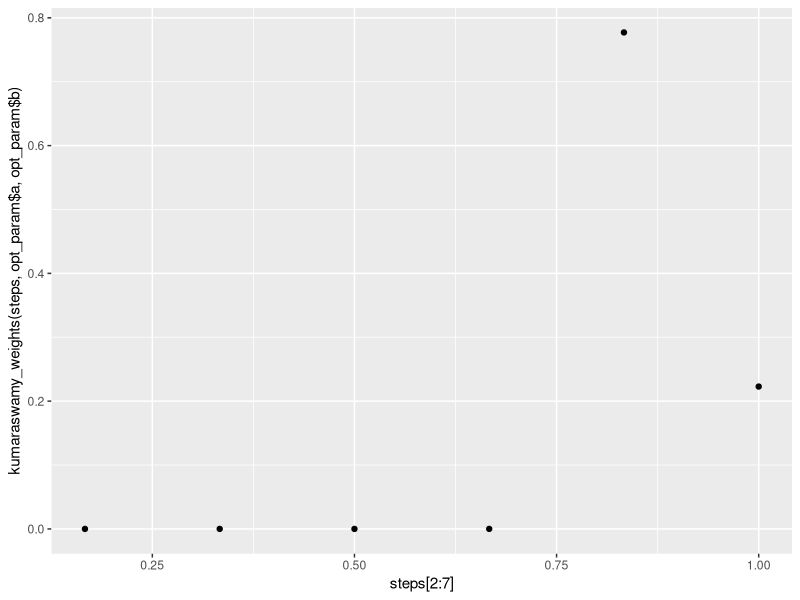

Write the R code that produced this figure. (Note: this script raises an error after producing the figure.)
library(tidyverse)
library(ggpubr)
library(ordinal)
library(optimx)
library(stats)
library(data.table)

rm(list = ls())

# functions
# Different classes of weighting functions ============================
kumaraswamy_weights <- function(steps, a, b){
  kum_weights <- rep(0, length(steps) - 1)
  for (i in 2:length(steps)){
    kum_weights[i-1] = (1 - steps[i-1]^a)^b - (1 - steps[i]^a)^b
  }
  return(kum_weights)
}

kum_par <- c(1,1, 0.6,1, 0.9,1, 1,0.5, 5,0.9, 0.5,0.5, 0.9,0.9, 5,5, 3,6, 2,6)
dim(kum_par) <- c(2, 10)
kum_par <- t(kum_par)
colnames(kum_par) <- c("a", "b")
kum_par <- kum_par[1, ]

steps <- c(0, 1/6, 2/6, 3/6, 4/6, 5/6, 6/6)

f_kum <- function(x, steps, a, b) {
  norm_vec <- t(replicate(nrow(x), kumaraswamy_weights(steps, a, b)))
  norm_vec[is.na(x)] <- 0
  rowSums(x * norm_vec, na.rm = TRUE) / rowSums(norm_vec)
}

objective_fun <- function(params, df, steps) {
  a <- params[1]
  b <- params[2]
  
  df$tmp <- f_kum(as.matrix(df[,c("mo", "tu", "we", "th", "fr", "sa")]), 
                  steps, a, b)
  
  model <- clm(os ~ tmp, data = df, family = "binomial")  
  
  return(AIC(model))  
}

N <- 10000

# specific data set ========= 1 ===========

#Here choose the csv, it can be with real p1204 or desired only
all_data <- read_csv("phase4_current_results_p1204.csv", col_types = "fnnnnnnnnnnnncc")
#Here choose for which data you want the model: 
#n<8 for all data, n==7 for only full weeks and n<7 for only unfull weeks
data_by_weeks_n <- all_data  %>% filter(n < 8)
#Here choose what content you want: 
#week < 26 for all content, week < 14 for nature only and week > 13 for slowmo only
data_by_weeks <- data_by_weeks_n %>% filter(week < 26)
#if you want to exclude some testers you can do this after this line
file_name = "bootstrap_n_less_8_week_less_26.rds"
data_by_weeks$os <- factor(data_by_weeks$q2, ordered = TRUE, 
                           levels = c(1, 2, 3, 4, 5))

best_AIC <- 10^9
opt_param <- 0
  init_params <- kum_par
  lower_bounds <- c(0.00001, 0.00001)
  opt_data <- data_by_weeks 
  
  opt_result <- optimx(init_params, objective_fun, method="L-BFGS-B", 
                       lower=lower_bounds, df = opt_data, steps = steps)
  
  best_params <- opt_result
  print(best_params)
  if (best_params$value < best_AIC)
  {
    best_AIC <- best_params$value
    opt_param <- best_params
  }

data_by_weeks$f_best_fun <- f_kum(as.matrix(
  data_by_weeks[,c("mo", "tu", "we", "th", "fr", "sa")]), 
  steps, opt_param$a, opt_param$b)
opt_model <- clm(os ~ f_best_fun, data = data_by_weeks, family = "binomial")
summary(opt_model)

ggplot(NULL, aes(steps[2:7], kumaraswamy_weights(steps, opt_param$a, opt_param$b))) + 
  geom_point()

# 1. Predict probabilities
new_data <- data.frame(f_best_fun = data_by_weeks$f_best_fun)
predicted_probs <- predict(opt_model, newdata = new_data, type = "prob")

# Convert predicted_probs from list to matrix
predicted_probs_matrix <- do.call(rbind, predicted_probs)

# Pre-allocate a matrix to store the samples
random_samples_matrix <- matrix(0, nrow = nrow(predicted_probs_matrix), ncol = N)

# Draw random levels based on predicted probabilities for each observation
for(i in 1:nrow(predicted_probs_matrix)) {
  random_samples_matrix[i, ] <- sample(1:ncol(predicted_probs_matrix), 
                                       size = N, 
                                       replace = TRUE, 
                                       prob = predicted_probs_matrix[i, ])
}

tmp_data <- data_by_weeks[,c("mo", "tu", "we", "th", "fr", "sa", "q2")]
n_steps <- length(steps) - 1
points_bootstrap <- matrix(0, nrow = n_steps*ncol(random_samples_matrix), ncol = 3)
for(i in 1:ncol(random_samples_matrix)) {
  tmp_data$q2 <- random_samples_matrix[ ,i]
  tmp_data$os <- factor(tmp_data$q2, ordered = TRUE, levels = c(1, 2, 3, 4, 5))
  init_params <- kum_par # uniform distribution
  lower_bounds <- c(0.00001, 0.00001)
  opt_result <- optimx(init_params, objective_fun, method="L-BFGS-B", 
                       lower=lower_bounds, df = tmp_data, steps = steps)

  cat(i, kumaraswamy_weights(steps, opt_result$a, opt_result$b), "\n")
  # done protect against estimation error
  if (opt_result$kkt1 == TRUE & opt_result$kkt2 == TRUE) {
    print(kumaraswamy_weights(steps, opt_result$a, opt_result$b))
    points_bootstrap[((i - 1)*n_steps + 1):(i*n_steps), 1] = i
    points_bootstrap[((i - 1)*n_steps + 1):(i*n_steps), 2] = steps[2:(n_steps + 1)]
    points_bootstrap[((i - 1)*n_steps + 1):(i*n_steps), 3] = kumaraswamy_weights(steps, opt_result$a, opt_result$b)
  }
  else {
    points_bootstrap[((i - 1)*n_steps + 1):(i*n_steps), 1] = i
    points_bootstrap[((i - 1)*n_steps + 1):(i*n_steps), 2] = steps[2:(n_steps + 1)]
    points_bootstrap[((i - 1)*n_steps + 1):(i*n_steps), 3] = NA 
    }
}
points_bootstrap <- na.omit(points_bootstrap)
bootstrap_data <- tibble(rep = points_bootstrap[ ,1], step = points_bootstrap[ ,2], weight = points_bootstrap[ ,3])
saveRDS(bootstrap_data, file_name)

# specific data set ========= 2 ===========

#Here choose the csv, it can be with real p1204 or desired only
all_data <- read_csv("phase4_current_results_p1204.csv", col_types = "fnnnnnnnnnnnncc")
#Here choose for which data you want the model: 
#n<8 for all data, n==7 for only full weeks and n<7 for only unfull weeks
data_by_weeks_n <- all_data  %>% filter(n == 7)
#Here choose what content you want: 
#week < 26 for all content, week < 14 for nature only and week > 13 for slowmo only
data_by_weeks <- data_by_weeks_n %>% filter(week < 26)
#if you want to exclude some testers you can do this after this line
file_name = "bootstrap_n_is_7_week_less_26.rds"
data_by_weeks$os <- factor(data_by_weeks$q2, ordered = TRUE, 
                           levels = c(1, 2, 3, 4, 5))

best_AIC <- 10^9
opt_param <- 0
 
  init_params <- kum_par
  lower_bounds <- c(0.00001, 0.00001)
  opt_data <- data_by_weeks 
  
  opt_result <- optimx(init_params, objective_fun, method="L-BFGS-B", 
                       lower=lower_bounds, df = opt_data, steps = steps)
  
  best_params <- opt_result
  print(best_params)
  if (best_params$value < best_AIC)
  {
    best_AIC <- best_params$value
    opt_param <- best_params
  }

data_by_weeks$f_best_fun <- f_kum(as.matrix(
  data_by_weeks[,c("mo", "tu", "we", "th", "fr", "sa")]), 
  steps, opt_param$a, opt_param$b)
opt_model <- clm(os ~ f_best_fun, data = data_by_weeks, family = "binomial")
summary(opt_model)

ggplot(NULL, aes(steps[2:7], kumaraswamy_weights(steps, opt_param$a, opt_param$b))) + 
  geom_point()

# 1. Predict probabilities
new_data <- data.frame(f_best_fun = data_by_weeks$f_best_fun)
predicted_probs <- predict(opt_model, newdata = new_data, type = "prob")

# Convert predicted_probs from list to matrix
predicted_probs_matrix <- do.call(rbind, predicted_probs)

# Pre-allocate a matrix to store the samples
random_samples_matrix <- matrix(0, nrow = nrow(predicted_probs_matrix), ncol = N)

# Draw random levels based on predicted probabilities for each observation
for(i in 1:nrow(predicted_probs_matrix)) {
  random_samples_matrix[i, ] <- sample(1:ncol(predicted_probs_matrix), 
                                       size = N, 
                                       replace = TRUE, 
                                       prob = predicted_probs_matrix[i, ])
}

tmp_data <- data_by_weeks[,c("mo", "tu", "we", "th", "fr", "sa", "q2")]
n_steps <- length(steps) - 1
points_bootstrap <- matrix(0, nrow = n_steps*ncol(random_samples_matrix), ncol = 3)
for(i in 1:ncol(random_samples_matrix)) {
  tmp_data$q2 <- random_samples_matrix[ ,i]
  tmp_data$os <- factor(tmp_data$q2, ordered = TRUE, levels = c(1, 2, 3, 4, 5))
  init_params <- kum_par # uniform distribution
  lower_bounds <- c(0.00001, 0.00001)
  opt_result <- optimx(init_params, objective_fun, method="L-BFGS-B", 
                       lower=lower_bounds, df = tmp_data, steps = steps)

  cat(i, kumaraswamy_weights(steps, opt_result$a, opt_result$b), "\n")
  # done protect against estimation error
  if (opt_result$kkt1 == TRUE & opt_result$kkt2 == TRUE) {
    print(kumaraswamy_weights(steps, opt_result$a, opt_result$b))
    points_bootstrap[((i - 1)*n_steps + 1):(i*n_steps), 1] = i
    points_bootstrap[((i - 1)*n_steps + 1):(i*n_steps), 2] = steps[2:(n_steps + 1)]
    points_bootstrap[((i - 1)*n_steps + 1):(i*n_steps), 3] = kumaraswamy_weights(steps, opt_result$a, opt_result$b)
  }
  else {
    points_bootstrap[((i - 1)*n_steps + 1):(i*n_steps), 1] = i
    points_bootstrap[((i - 1)*n_steps + 1):(i*n_steps), 2] = steps[2:(n_steps + 1)]
    points_bootstrap[((i - 1)*n_steps + 1):(i*n_steps), 3] = NA 
    }
}
points_bootstrap <- na.omit(points_bootstrap)
bootstrap_data <- tibble(rep = points_bootstrap[ ,1], step = points_bootstrap[ ,2], weight = points_bootstrap[ ,3])
saveRDS(bootstrap_data, file_name)


# specific data set ========= 3 ===========

#Here choose the csv, it can be with real p1204 or desired only
all_data <- read_csv("phase4_current_results_p1204.csv", col_types = "fnnnnnnnnnnnncc")
#Here choose for which data you want the model: 
#n<8 for all data, n==7 for only full weeks and n<7 for only unfull weeks
data_by_weeks_n <- all_data  %>% filter(n < 7)
#Here choose what content you want: 
#week < 26 for all content, week < 14 for nature only and week > 13 for slowmo only
data_by_weeks <- data_by_weeks_n %>% filter(week < 26)
#if you want to exclude some testers you can do this after this line
file_name = "bootstrap_n_less_7_week_less_26.rds"
data_by_weeks$os <- factor(data_by_weeks$q2, ordered = TRUE, 
                           levels = c(1, 2, 3, 4, 5))

best_AIC <- 10^9
opt_param <- 0
 
  init_params <- kum_par
  lower_bounds <- c(0.00001, 0.00001)
  opt_data <- data_by_weeks 
  
  opt_result <- optimx(init_params, objective_fun, method="L-BFGS-B", 
                       lower=lower_bounds, df = opt_data, steps = steps)
  
  best_params <- opt_result
  print(best_params)
  if (best_params$value < best_AIC)
  {
    best_AIC <- best_params$value
    opt_param <- best_params
  }

data_by_weeks$f_best_fun <- f_kum(as.matrix(
  data_by_weeks[,c("mo", "tu", "we", "th", "fr", "sa")]), 
  steps, opt_param$a, opt_param$b)
opt_model <- clm(os ~ f_best_fun, data = data_by_weeks, family = "binomial")
summary(opt_model)

ggplot(NULL, aes(steps[2:7], kumaraswamy_weights(steps, opt_param$a, opt_param$b))) + 
  geom_point()

# 1. Predict probabilities
new_data <- data.frame(f_best_fun = data_by_weeks$f_best_fun)
predicted_probs <- predict(opt_model, newdata = new_data, type = "prob")

# Convert predicted_probs from list to matrix
predicted_probs_matrix <- do.call(rbind, predicted_probs)

# Pre-allocate a matrix to store the samples
random_samples_matrix <- matrix(0, nrow = nrow(predicted_probs_matrix), ncol = N)

# Draw random levels based on predicted probabilities for each observation
for(i in 1:nrow(predicted_probs_matrix)) {
  random_samples_matrix[i, ] <- sample(1:ncol(predicted_probs_matrix), 
                                       size = N, 
                                       replace = TRUE, 
                                       prob = predicted_probs_matrix[i, ])
}

tmp_data <- data_by_weeks[,c("mo", "tu", "we", "th", "fr", "sa", "q2")]
n_steps <- length(steps) - 1
points_bootstrap <- matrix(0, nrow = n_steps*ncol(random_samples_matrix), ncol = 3)
for(i in 1:ncol(random_samples_matrix)) {
  tmp_data$q2 <- random_samples_matrix[ ,i]
  tmp_data$os <- factor(tmp_data$q2, ordered = TRUE, levels = c(1, 2, 3, 4, 5))
  init_params <- kum_par # uniform distribution
  lower_bounds <- c(0.00001, 0.00001)
  opt_result <- optimx(init_params, objective_fun, method="L-BFGS-B", 
                       lower=lower_bounds, df = tmp_data, steps = steps)

  cat(i, kumaraswamy_weights(steps, opt_result$a, opt_result$b), "\n")
  # done protect against estimation error
  if (opt_result$kkt1 == TRUE & opt_result$kkt2 == TRUE) {
    print(kumaraswamy_weights(steps, opt_result$a, opt_result$b))
    points_bootstrap[((i - 1)*n_steps + 1):(i*n_steps), 1] = i
    points_bootstrap[((i - 1)*n_steps + 1):(i*n_steps), 2] = steps[2:(n_steps + 1)]
    points_bootstrap[((i - 1)*n_steps + 1):(i*n_steps), 3] = kumaraswamy_weights(steps, opt_result$a, opt_result$b)
  }
  else {
    points_bootstrap[((i - 1)*n_steps + 1):(i*n_steps), 1] = i
    points_bootstrap[((i - 1)*n_steps + 1):(i*n_steps), 2] = steps[2:(n_steps + 1)]
    points_bootstrap[((i - 1)*n_steps + 1):(i*n_steps), 3] = NA 
    }
}
points_bootstrap <- na.omit(points_bootstrap)
bootstrap_data <- tibble(rep = points_bootstrap[ ,1], step = points_bootstrap[ ,2], weight = points_bootstrap[ ,3])
saveRDS(bootstrap_data, file_name)


# specific data set ========= 4 ===========

#Here choose the csv, it can be with real p1204 or desired only
all_data <- read_csv("phase4_current_results_p1204.csv", col_types = "fnnnnnnnnnnnncc")
#Here choose for which data you want the model: 
#n<8 for all data, n==7 for only full weeks and n<7 for only unfull weeks
data_by_weeks_n <- all_data  %>% filter(n < 8)
#Here choose what content you want: 
#week < 26 for all content, week < 14 for nature only and week > 13 for slowmo only
data_by_weeks <- data_by_weeks_n %>% filter(week < 14)
#if you want to exclude some testers you can do this after this line
file_name = "bootstrap_n_less_8_week_less_14.rds"
data_by_weeks$os <- factor(data_by_weeks$q2, ordered = TRUE, 
                           levels = c(1, 2, 3, 4, 5))

best_AIC <- 10^9
opt_param <- 0
 
  init_params <- kum_par
  lower_bounds <- c(0.00001, 0.00001)
  opt_data <- data_by_weeks 
  
  opt_result <- optimx(init_params, objective_fun, method="L-BFGS-B", 
                       lower=lower_bounds, df = opt_data, steps = steps)
  
  best_params <- opt_result
  print(best_params)
  if (best_params$value < best_AIC)
  {
    best_AIC <- best_params$value
    opt_param <- best_params
  }

data_by_weeks$f_best_fun <- f_kum(as.matrix(
  data_by_weeks[,c("mo", "tu", "we", "th", "fr", "sa")]), 
  steps, opt_param$a, opt_param$b)
opt_model <- clm(os ~ f_best_fun, data = data_by_weeks, family = "binomial")
summary(opt_model)

ggplot(NULL, aes(steps[2:7], kumaraswamy_weights(steps, opt_param$a, opt_param$b))) + 
  geom_point()

# 1. Predict probabilities
new_data <- data.frame(f_best_fun = data_by_weeks$f_best_fun)
predicted_probs <- predict(opt_model, newdata = new_data, type = "prob")

# Convert predicted_probs from list to matrix
predicted_probs_matrix <- do.call(rbind, predicted_probs)

# Pre-allocate a matrix to store the samples
random_samples_matrix <- matrix(0, nrow = nrow(predicted_probs_matrix), ncol = N)

# Draw random levels based on predicted probabilities for each observation
for(i in 1:nrow(predicted_probs_matrix)) {
  random_samples_matrix[i, ] <- sample(1:ncol(predicted_probs_matrix), 
                                       size = N, 
                                       replace = TRUE, 
                                       prob = predicted_probs_matrix[i, ])
}

tmp_data <- data_by_weeks[,c("mo", "tu", "we", "th", "fr", "sa", "q2")]
n_steps <- length(steps) - 1
points_bootstrap <- matrix(0, nrow = n_steps*ncol(random_samples_matrix), ncol = 3)
for(i in 1:ncol(random_samples_matrix)) {
  tmp_data$q2 <- random_samples_matrix[ ,i]
  tmp_data$os <- factor(tmp_data$q2, ordered = TRUE, levels = c(1, 2, 3, 4, 5))
  init_params <- kum_par # uniform distribution
  lower_bounds <- c(0.00001, 0.00001)
  opt_result <- optimx(init_params, objective_fun, method="L-BFGS-B", 
                       lower=lower_bounds, df = tmp_data, steps = steps)

  cat(i, kumaraswamy_weights(steps, opt_result$a, opt_result$b), "\n")
  # done protect against estimation error
  if (opt_result$kkt1 == TRUE & opt_result$kkt2 == TRUE) {
    print(kumaraswamy_weights(steps, opt_result$a, opt_result$b))
    points_bootstrap[((i - 1)*n_steps + 1):(i*n_steps), 1] = i
    points_bootstrap[((i - 1)*n_steps + 1):(i*n_steps), 2] = steps[2:(n_steps + 1)]
    points_bootstrap[((i - 1)*n_steps + 1):(i*n_steps), 3] = kumaraswamy_weights(steps, opt_result$a, opt_result$b)
  }
  else {
    points_bootstrap[((i - 1)*n_steps + 1):(i*n_steps), 1] = i
    points_bootstrap[((i - 1)*n_steps + 1):(i*n_steps), 2] = steps[2:(n_steps + 1)]
    points_bootstrap[((i - 1)*n_steps + 1):(i*n_steps), 3] = NA 
    }
}
points_bootstrap <- na.omit(points_bootstrap)
bootstrap_data <- tibble(rep = points_bootstrap[ ,1], step = points_bootstrap[ ,2], weight = points_bootstrap[ ,3])
saveRDS(bootstrap_data, file_name)


# specific data set ========= 5 ===========

#Here choose the csv, it can be with real p1204 or desired only
all_data <- read_csv("phase4_current_results_p1204.csv", col_types = "fnnnnnnnnnnnncc")
#Here choose for which data you want the model: 
#n<8 for all data, n==7 for only full weeks and n<7 for only unfull weeks
data_by_weeks_n <- all_data  %>% filter(n < 8)
#Here choose what content you want: 
#week < 26 for all content, week < 14 for nature only and week > 13 for slowmo only
data_by_weeks <- data_by_weeks_n %>% filter(week > 13)
#if you want to exclude some testers you can do this after this line
file_name = "bootstrap_n_less_8_week_more_13.rds"
data_by_weeks$os <- factor(data_by_weeks$q2, ordered = TRUE, 
                           levels = c(1, 2, 3, 4, 5))

best_AIC <- 10^9
opt_param <- 0
 
  init_params <- kum_par
  lower_bounds <- c(0.00001, 0.00001)
  opt_data <- data_by_weeks 
  
  opt_result <- optimx(init_params, objective_fun, method="L-BFGS-B", 
                       lower=lower_bounds, df = opt_data, steps = steps)
  
  best_params <- opt_result
  print(best_params)
  if (best_params$value < best_AIC)
  {
    best_AIC <- best_params$value
    opt_param <- best_params
  }

data_by_weeks$f_best_fun <- f_kum(as.matrix(
  data_by_weeks[,c("mo", "tu", "we", "th", "fr", "sa")]), 
  steps, opt_param$a, opt_param$b)
opt_model <- clm(os ~ f_best_fun, data = data_by_weeks, family = "binomial")
summary(opt_model)

ggplot(NULL, aes(steps[2:7], kumaraswamy_weights(steps, opt_param$a, opt_param$b))) + 
  geom_point()

# 1. Predict probabilities
new_data <- data.frame(f_best_fun = data_by_weeks$f_best_fun)
predicted_probs <- predict(opt_model, newdata = new_data, type = "prob")

# Convert predicted_probs from list to matrix
predicted_probs_matrix <- do.call(rbind, predicted_probs)

# Pre-allocate a matrix to store the samples
random_samples_matrix <- matrix(0, nrow = nrow(predicted_probs_matrix), ncol = N)

# Draw random levels based on predicted probabilities for each observation
for(i in 1:nrow(predicted_probs_matrix)) {
  random_samples_matrix[i, ] <- sample(1:ncol(predicted_probs_matrix), 
                                       size = N, 
                                       replace = TRUE, 
                                       prob = predicted_probs_matrix[i, ])
}

tmp_data <- data_by_weeks[,c("mo", "tu", "we", "th", "fr", "sa", "q2")]
n_steps <- length(steps) - 1
points_bootstrap <- matrix(0, nrow = n_steps*ncol(random_samples_matrix), ncol = 3)
for(i in 1:ncol(random_samples_matrix)) {
  tmp_data$q2 <- random_samples_matrix[ ,i]
  tmp_data$os <- factor(tmp_data$q2, ordered = TRUE, levels = c(1, 2, 3, 4, 5))
  init_params <- kum_par # uniform distribution
  lower_bounds <- c(0.00001, 0.00001)
  opt_result <- optimx(init_params, objective_fun, method="L-BFGS-B", 
                       lower=lower_bounds, df = tmp_data, steps = steps)

  cat(i, kumaraswamy_weights(steps, opt_result$a, opt_result$b), "\n")
  # done protect against estimation error
  if (opt_result$kkt1 == TRUE & opt_result$kkt2 == TRUE) {
    print(kumaraswamy_weights(steps, opt_result$a, opt_result$b))
    points_bootstrap[((i - 1)*n_steps + 1):(i*n_steps), 1] = i
    points_bootstrap[((i - 1)*n_steps + 1):(i*n_steps), 2] = steps[2:(n_steps + 1)]
    points_bootstrap[((i - 1)*n_steps + 1):(i*n_steps), 3] = kumaraswamy_weights(steps, opt_result$a, opt_result$b)
  }
  else {
    points_bootstrap[((i - 1)*n_steps + 1):(i*n_steps), 1] = i
    points_bootstrap[((i - 1)*n_steps + 1):(i*n_steps), 2] = steps[2:(n_steps + 1)]
    points_bootstrap[((i - 1)*n_steps + 1):(i*n_steps), 3] = NA 
    }
}
points_bootstrap <- na.omit(points_bootstrap)
bootstrap_data <- tibble(rep = points_bootstrap[ ,1], step = points_bootstrap[ ,2], weight = points_bootstrap[ ,3])
saveRDS(bootstrap_data, file_name)


# specific data set ========= 6 ===========

#Here choose the csv, it can be with real p1204 or desired only
all_data <- read_csv("phase4_current_results_p1204.csv", col_types = "fnnnnnnnnnnnncc")
#Here choose for which data you want the model: 
#n<8 for all data, n==7 for only full weeks and n<7 for only unfull weeks
data_by_weeks_n <- all_data  %>% filter(n == 7)
#Here choose what content you want: 
#week < 26 for all content, week < 14 for nature only and week > 13 for slowmo only
data_by_weeks <- data_by_weeks_n %>% filter(week < 14)
#if you want to exclude some testers you can do this after this line
file_name = "bootstrap_n_is_7_week_less_14.rds"
data_by_weeks$os <- factor(data_by_weeks$q2, ordered = TRUE, 
                           levels = c(1, 2, 3, 4, 5))

best_AIC <- 10^9
opt_param <- 0
 
  init_params <- kum_par
  lower_bounds <- c(0.00001, 0.00001)
  opt_data <- data_by_weeks 
  
  opt_result <- optimx(init_params, objective_fun, method="L-BFGS-B", 
                       lower=lower_bounds, df = opt_data, steps = steps)
  
  best_params <- opt_result
  print(best_params)
  if (best_params$value < best_AIC)
  {
    best_AIC <- best_params$value
    opt_param <- best_params
  }

data_by_weeks$f_best_fun <- f_kum(as.matrix(
  data_by_weeks[,c("mo", "tu", "we", "th", "fr", "sa")]), 
  steps, opt_param$a, opt_param$b)
opt_model <- clm(os ~ f_best_fun, data = data_by_weeks, family = "binomial")
summary(opt_model)

ggplot(NULL, aes(steps[2:7], kumaraswamy_weights(steps, opt_param$a, opt_param$b))) + 
  geom_point()

# 1. Predict probabilities
new_data <- data.frame(f_best_fun = data_by_weeks$f_best_fun)
predicted_probs <- predict(opt_model, newdata = new_data, type = "prob")

# Convert predicted_probs from list to matrix
predicted_probs_matrix <- do.call(rbind, predicted_probs)

# Pre-allocate a matrix to store the samples
random_samples_matrix <- matrix(0, nrow = nrow(predicted_probs_matrix), ncol = N)

# Draw random levels based on predicted probabilities for each observation
for(i in 1:nrow(predicted_probs_matrix)) {
  random_samples_matrix[i, ] <- sample(1:ncol(predicted_probs_matrix), 
                                       size = N, 
                                       replace = TRUE, 
                                       prob = predicted_probs_matrix[i, ])
}

tmp_data <- data_by_weeks[,c("mo", "tu", "we", "th", "fr", "sa", "q2")]
n_steps <- length(steps) - 1
points_bootstrap <- matrix(0, nrow = n_steps*ncol(random_samples_matrix), ncol = 3)
for(i in 1:ncol(random_samples_matrix)) {
  tmp_data$q2 <- random_samples_matrix[ ,i]
  tmp_data$os <- factor(tmp_data$q2, ordered = TRUE, levels = c(1, 2, 3, 4, 5))
  init_params <- kum_par # uniform distribution
  lower_bounds <- c(0.00001, 0.00001)
  opt_result <- optimx(init_params, objective_fun, method="L-BFGS-B", 
                       lower=lower_bounds, df = tmp_data, steps = steps)

  cat(i, kumaraswamy_weights(steps, opt_result$a, opt_result$b), "\n")
  # done protect against estimation error
  if (opt_result$kkt1 == TRUE & opt_result$kkt2 == TRUE) {
    print(kumaraswamy_weights(steps, opt_result$a, opt_result$b))
    points_bootstrap[((i - 1)*n_steps + 1):(i*n_steps), 1] = i
    points_bootstrap[((i - 1)*n_steps + 1):(i*n_steps), 2] = steps[2:(n_steps + 1)]
    points_bootstrap[((i - 1)*n_steps + 1):(i*n_steps), 3] = kumaraswamy_weights(steps, opt_result$a, opt_result$b)
  }
  else {
    points_bootstrap[((i - 1)*n_steps + 1):(i*n_steps), 1] = i
    points_bootstrap[((i - 1)*n_steps + 1):(i*n_steps), 2] = steps[2:(n_steps + 1)]
    points_bootstrap[((i - 1)*n_steps + 1):(i*n_steps), 3] = NA 
    }
}
points_bootstrap <- na.omit(points_bootstrap)
bootstrap_data <- tibble(rep = points_bootstrap[ ,1], step = points_bootstrap[ ,2], weight = points_bootstrap[ ,3])
saveRDS(bootstrap_data, file_name)


# specific data set ========= 7 ===========

#Here choose the csv, it can be with real p1204 or desired only
all_data <- read_csv("phase4_current_results_p1204.csv", col_types = "fnnnnnnnnnnnncc")
#Here choose for which data you want the model: 
#n<8 for all data, n==7 for only full weeks and n<7 for only unfull weeks
data_by_weeks_n <- all_data  %>% filter(n == 7)
#Here choose what content you want: 
#week < 26 for all content, week < 14 for nature only and week > 13 for slowmo only
data_by_weeks <- data_by_weeks_n %>% filter(week > 13)
#if you want to exclude some testers you can do this after this line
file_name = "bootstrap_n_is_7_week_more_13.rds"
data_by_weeks$os <- factor(data_by_weeks$q2, ordered = TRUE, 
                           levels = c(1, 2, 3, 4, 5))

best_AIC <- 10^9
opt_param <- 0
 
  init_params <- kum_par
  lower_bounds <- c(0.00001, 0.00001)
  opt_data <- data_by_weeks 
  
  opt_result <- optimx(init_params, objective_fun, method="L-BFGS-B", 
                       lower=lower_bounds, df = opt_data, steps = steps)
  
  best_params <- opt_result
  print(best_params)
  if (best_params$value < best_AIC)
  {
    best_AIC <- best_params$value
    opt_param <- best_params
  }

data_by_weeks$f_best_fun <- f_kum(as.matrix(
  data_by_weeks[,c("mo", "tu", "we", "th", "fr", "sa")]), 
  steps, opt_param$a, opt_param$b)
opt_model <- clm(os ~ f_best_fun, data = data_by_weeks, family = "binomial")
summary(opt_model)

ggplot(NULL, aes(steps[2:7], kumaraswamy_weights(steps, opt_param$a, opt_param$b))) + 
  geom_point()

# 1. Predict probabilities
new_data <- data.frame(f_best_fun = data_by_weeks$f_best_fun)
predicted_probs <- predict(opt_model, newdata = new_data, type = "prob")

# Convert predicted_probs from list to matrix
predicted_probs_matrix <- do.call(rbind, predicted_probs)

# Pre-allocate a matrix to store the samples
random_samples_matrix <- matrix(0, nrow = nrow(predicted_probs_matrix), ncol = N)

# Draw random levels based on predicted probabilities for each observation
for(i in 1:nrow(predicted_probs_matrix)) {
  random_samples_matrix[i, ] <- sample(1:ncol(predicted_probs_matrix), 
                                       size = N, 
                                       replace = TRUE, 
                                       prob = predicted_probs_matrix[i, ])
}

tmp_data <- data_by_weeks[,c("mo", "tu", "we", "th", "fr", "sa", "q2")]
n_steps <- length(steps) - 1
points_bootstrap <- matrix(0, nrow = n_steps*ncol(random_samples_matrix), ncol = 3)
for(i in 1:ncol(random_samples_matrix)) {
  tmp_data$q2 <- random_samples_matrix[ ,i]
  tmp_data$os <- factor(tmp_data$q2, ordered = TRUE, levels = c(1, 2, 3, 4, 5))
  init_params <- kum_par # uniform distribution
  lower_bounds <- c(0.00001, 0.00001)
  opt_result <- optimx(init_params, objective_fun, method="L-BFGS-B", 
                       lower=lower_bounds, df = tmp_data, steps = steps)
  cat(i, kumaraswamy_weights(steps, opt_result$a, opt_result$b), "\n")
  # done protect against estimation error
  if (opt_result$kkt1 == TRUE & opt_result$kkt2 == TRUE) {
    print(kumaraswamy_weights(steps, opt_result$a, opt_result$b))
    points_bootstrap[((i - 1)*n_steps + 1):(i*n_steps), 1] = i
    points_bootstrap[((i - 1)*n_steps + 1):(i*n_steps), 2] = steps[2:(n_steps + 1)]
    points_bootstrap[((i - 1)*n_steps + 1):(i*n_steps), 3] = kumaraswamy_weights(steps, opt_result$a, opt_result$b)
  }
  else {
    points_bootstrap[((i - 1)*n_steps + 1):(i*n_steps), 1] = i
    points_bootstrap[((i - 1)*n_steps + 1):(i*n_steps), 2] = steps[2:(n_steps + 1)]
    points_bootstrap[((i - 1)*n_steps + 1):(i*n_steps), 3] = NA 
    }
}
points_bootstrap <- na.omit(points_bootstrap)
bootstrap_data <- tibble(rep = points_bootstrap[ ,1], step = points_bootstrap[ ,2], weight = points_bootstrap[ ,3])
saveRDS(bootstrap_data, file_name)


# specific data set ========= 8 ===========

#Here choose the csv, it can be with real p1204 or desired only
all_data <- read_csv("phase4_current_results_p1204.csv", col_types = "fnnnnnnnnnnnncc")
#Here choose for which data you want the model: 
#n<8 for all data, n==7 for only full weeks and n<7 for only unfull weeks
data_by_weeks_n <- all_data  %>% filter(n < 7)
#Here choose what content you want: 
#week < 26 for all content, week < 14 for nature only and week > 13 for slowmo only
data_by_weeks <- data_by_weeks_n %>% filter(week < 14)
#if you want to exclude some testers you can do this after this line
file_name = "bootstrap_n_less_7_week_less_14.rds"
data_by_weeks$os <- factor(data_by_weeks$q2, ordered = TRUE, 
                           levels = c(1, 2, 3, 4, 5))

best_AIC <- 10^9
opt_param <- 0
 
  init_params <- kum_par
  lower_bounds <- c(0.00001, 0.00001)
  opt_data <- data_by_weeks 
  
  opt_result <- optimx(init_params, objective_fun, method="L-BFGS-B", 
                       lower=lower_bounds, df = opt_data, steps = steps)
  
  best_params <- opt_result
  print(best_params)
  if (best_params$value < best_AIC)
  {
    best_AIC <- best_params$value
    opt_param <- best_params
  }

data_by_weeks$f_best_fun <- f_kum(as.matrix(
  data_by_weeks[,c("mo", "tu", "we", "th", "fr", "sa")]), 
  steps, opt_param$a, opt_param$b)
opt_model <- clm(os ~ f_best_fun, data = data_by_weeks, family = "binomial")
summary(opt_model)

ggplot(NULL, aes(steps[2:7], kumaraswamy_weights(steps, opt_param$a, opt_param$b))) + 
  geom_point()

# 1. Predict probabilities
new_data <- data.frame(f_best_fun = data_by_weeks$f_best_fun)
predicted_probs <- predict(opt_model, newdata = new_data, type = "prob")

# Convert predicted_probs from list to matrix
predicted_probs_matrix <- do.call(rbind, predicted_probs)

# Pre-allocate a matrix to store the samples
random_samples_matrix <- matrix(0, nrow = nrow(predicted_probs_matrix), ncol = N)

# Draw random levels based on predicted probabilities for each observation
for(i in 1:nrow(predicted_probs_matrix)) {
  random_samples_matrix[i, ] <- sample(1:ncol(predicted_probs_matrix), 
                                       size = N, 
                                       replace = TRUE, 
                                       prob = predicted_probs_matrix[i, ])
}

tmp_data <- data_by_weeks[,c("mo", "tu", "we", "th", "fr", "sa", "q2")]
n_steps <- length(steps) - 1
points_bootstrap <- matrix(0, nrow = n_steps*ncol(random_samples_matrix), ncol = 3)
for(i in 1:ncol(random_samples_matrix)) {
  tmp_data$q2 <- random_samples_matrix[ ,i]
  tmp_data$os <- factor(tmp_data$q2, ordered = TRUE, levels = c(1, 2, 3, 4, 5))
  init_params <- kum_par # uniform distribution
  lower_bounds <- c(0.00001, 0.00001)
  opt_result <- optimx(init_params, objective_fun, method="L-BFGS-B", 
                       lower=lower_bounds, df = tmp_data, steps = steps)
  cat(i, kumaraswamy_weights(steps, opt_result$a, opt_result$b), "\n")
  # done protect against estimation error
  if (opt_result$kkt1 == TRUE & opt_result$kkt2 == TRUE) {
    print(kumaraswamy_weights(steps, opt_result$a, opt_result$b))
    points_bootstrap[((i - 1)*n_steps + 1):(i*n_steps), 1] = i
    points_bootstrap[((i - 1)*n_steps + 1):(i*n_steps), 2] = steps[2:(n_steps + 1)]
    points_bootstrap[((i - 1)*n_steps + 1):(i*n_steps), 3] = kumaraswamy_weights(steps, opt_result$a, opt_result$b)
  }
  else {
    points_bootstrap[((i - 1)*n_steps + 1):(i*n_steps), 1] = i
    points_bootstrap[((i - 1)*n_steps + 1):(i*n_steps), 2] = steps[2:(n_steps + 1)]
    points_bootstrap[((i - 1)*n_steps + 1):(i*n_steps), 3] = NA 
    }
}
points_bootstrap <- na.omit(points_bootstrap)
bootstrap_data <- tibble(rep = points_bootstrap[ ,1], step = points_bootstrap[ ,2], weight = points_bootstrap[ ,3])
saveRDS(bootstrap_data, file_name)


# specific data set ========= 9 ===========

#Here choose the csv, it can be with real p1204 or desired only
all_data <- read_csv("phase4_current_results_p1204.csv", col_types = "fnnnnnnnnnnnncc")
#Here choose for which data you want the model: 
#n<8 for all data, n==7 for only full weeks and n<7 for only unfull weeks
data_by_weeks_n <- all_data  %>% filter(n < 7)
#Here choose what content you want: 
#week < 26 for all content, week < 14 for nature only and week > 13 for slowmo only
data_by_weeks <- data_by_weeks_n %>% filter(week > 13)
#if you want to exclude some testers you can do this after this line
file_name = "bootstrap_n_less_7_week_more_13.rds"
data_by_weeks$os <- factor(data_by_weeks$q2, ordered = TRUE, 
                           levels = c(1, 2, 3, 4, 5))

best_AIC <- 10^9
opt_param <- 0
 
  init_params <- kum_par
  lower_bounds <- c(0.00001, 0.00001)
  opt_data <- data_by_weeks 
  
  opt_result <- optimx(init_params, objective_fun, method="L-BFGS-B", 
                       lower=lower_bounds, df = opt_data, steps = steps)
  
  best_params <- opt_result
  print(best_params)
  if (best_params$value < best_AIC)
  {
    best_AIC <- best_params$value
    opt_param <- best_params
  }

data_by_weeks$f_best_fun <- f_kum(as.matrix(
  data_by_weeks[,c("mo", "tu", "we", "th", "fr", "sa")]), 
  steps, opt_param$a, opt_param$b)
opt_model <- clm(os ~ f_best_fun, data = data_by_weeks, family = "binomial")
summary(opt_model)

ggplot(NULL, aes(steps[2:7], kumaraswamy_weights(steps, opt_param$a, opt_param$b))) + 
  geom_point()

# 1. Predict probabilities
new_data <- data.frame(f_best_fun = data_by_weeks$f_best_fun)
predicted_probs <- predict(opt_model, newdata = new_data, type = "prob")

# Convert predicted_probs from list to matrix
predicted_probs_matrix <- do.call(rbind, predicted_probs)

# Pre-allocate a matrix to store the samples
random_samples_matrix <- matrix(0, nrow = nrow(predicted_probs_matrix), ncol = N)

# Draw random levels based on predicted probabilities for each observation
for(i in 1:nrow(predicted_probs_matrix)) {
  random_samples_matrix[i, ] <- sample(1:ncol(predicted_probs_matrix), 
                                       size = N, 
                                       replace = TRUE, 
                                       prob = predicted_probs_matrix[i, ])
}

tmp_data <- data_by_weeks[,c("mo", "tu", "we", "th", "fr", "sa", "q2")]
n_steps <- length(steps) - 1
points_bootstrap <- matrix(0, nrow = n_steps*ncol(random_samples_matrix), ncol = 3)
for(i in 1:ncol(random_samples_matrix)) {
  tmp_data$q2 <- random_samples_matrix[ ,i]
  tmp_data$os <- factor(tmp_data$q2, ordered = TRUE, levels = c(1, 2, 3, 4, 5))
  init_params <- kum_par # uniform distribution
  lower_bounds <- c(0.00001, 0.00001)
  opt_result <- optimx(init_params, objective_fun, method="L-BFGS-B", 
                       lower=lower_bounds, df = tmp_data, steps = steps)
  cat(i, kumaraswamy_weights(steps, opt_result$a, opt_result$b), "\n")
  # done protect against estimation error (może if $kkt1 to proceed)
  if (opt_result$kkt1 == TRUE & opt_result$kkt2 == TRUE) {
    print(kumaraswamy_weights(steps, opt_result$a, opt_result$b))
    points_bootstrap[((i - 1)*n_steps + 1):(i*n_steps), 1] = i
    points_bootstrap[((i - 1)*n_steps + 1):(i*n_steps), 2] = steps[2:(n_steps + 1)]
    points_bootstrap[((i - 1)*n_steps + 1):(i*n_steps), 3] = kumaraswamy_weights(steps, opt_result$a, opt_result$b)
  }
  else {
    points_bootstrap[((i - 1)*n_steps + 1):(i*n_steps), 1] = i
    points_bootstrap[((i - 1)*n_steps + 1):(i*n_steps), 2] = steps[2:(n_steps + 1)]
    points_bootstrap[((i - 1)*n_steps + 1):(i*n_steps), 3] = NA 
    }
}
points_bootstrap <- na.omit(points_bootstrap)
bootstrap_data <- tibble(rep = points_bootstrap[ ,1], step = points_bootstrap[ ,2], weight = points_bootstrap[ ,3])
saveRDS(bootstrap_data, file_name)
